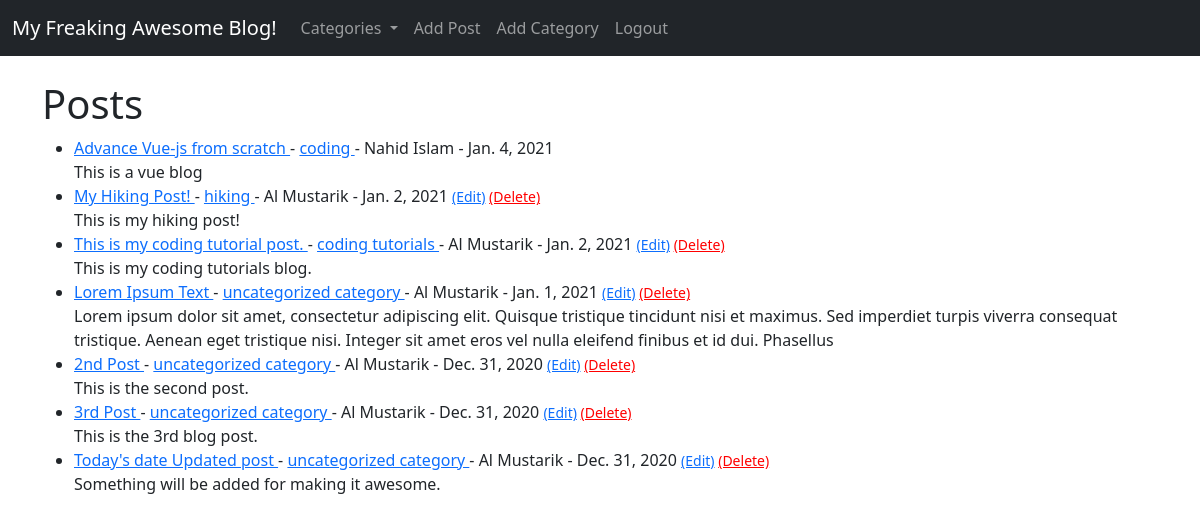
The app's page / (signed in) with its own data.
### myblog/models.py (models this page shows, shortened)
class Post(models.Model):
    title = models.CharField(max_length=255)
    title_tag = models.CharField(max_length=255, default="My Freaking Awesome Blog")
    author = models.ForeignKey(User, on_delete=models.CASCADE)
    body = models.TextField()
    post_date = models.DateField(auto_now_add=True)
    category = models.CharField(max_length=255, default="coding")
    likes = models.ManyToManyField(User, related_name='blog_posts')

### myblog/views.py (the view)
# urls.py: path('', HomeView.as_view(), name="home"),
class HomeView(ListView):
    model = Post
    template_name = 'home.html'
    cats = Category.objects.all()
    ordering = ['-post_date']
    def get_context_data(self, *args, **kwargs):
        cat_menu = Category.objects.all()
        context = super(HomeView, self).get_context_data(*args, **kwargs)
        context["cat_menu"] = cat_menu
        return context

### myblog/models.py (called while the page is built)
    def __str__(self):
        return self.name

### templates/home.html
{% extends 'base.html' %}
{% block content %}
<h1>Posts</h1>
<ul>
{% for post in object_list %}
    <li>
    <a href="{% url 'article-detail' post.pk %}" >
        {{ post.title }} </a>
        - <a href="{% url 'category' post.category|slugify %}"> {{ post.category }} </a>
        - {{ post.author.first_name }}
        {{ post.author.last_name }} -
        {{ post.post_date }}  <small>
        {% if user.is_authenticated and user.id == post.author.id %}
            <a href="{% url 'update-post' post.pk %}">(Edit)</a> </small>
            <small> <a href="{% url 'delete-post' post.pk %}" style="color: red">(Delete)</a>
        {% endif %}
        </small>
        <br/>
    {{ post.body|slice:":250"|safe }}
    </li>
{% endfor %}
</ul>
{% endblock %}

### records on screen
Post: title "Advance Vue-js from scratch", category "coding", author.first_name "Nahid", author.last_name "Islam", post_date "Jan. 4, 2021", body "This is a vue blog"
Post: title "My Hiking Post!", category "hiking", author.first_name "Al", author.last_name "Mustarik", post_date "Jan. 2, 2021", shows "(Edit)", body "This is my hiking post!"
Post: title "This is my coding tutorial post.", category "coding tutorials", author.first_name "Al", author.last_name "Mustarik", post_date "Jan. 2, 2021", shows "(Edit)", body "This is my coding tutorials blog."
Post: title "Lorem Ipsum Text", category "uncategorized category", author.first_name "Al", author.last_name "Mustarik", post_date "Jan. 1, 2021", shows "(Edit)", body "Lorem ipsum dolor sit amet, consectetur adipiscing elit. Quisque tristique tincidunt nisi et maximus. Sed imperdiet turpis viverra consequat tristique. Aenean eget tristique nisi. Integer sit amet eros vel nulla eleifend finibus et id dui. Phasellus"
Post: title "2nd Post", category "uncategorized category", author.first_name "Al", author.last_name "Mustarik", post_date "Dec. 31, 2020", shows "(Edit)", body "This is the second post."
Post: title "3rd Post", category "uncategorized category", author.first_name "Al", author.last_name "Mustarik", post_date "Dec. 31, 2020", shows "(Edit)", body "This is the 3rd blog post."
Post: title "Today's date Updated post", category "uncategorized category", author.first_name "Al", author.last_name "Mustarik", post_date "Dec. 31, 2020", shows "(Edit)", body "Something will be added for making it awesome."
